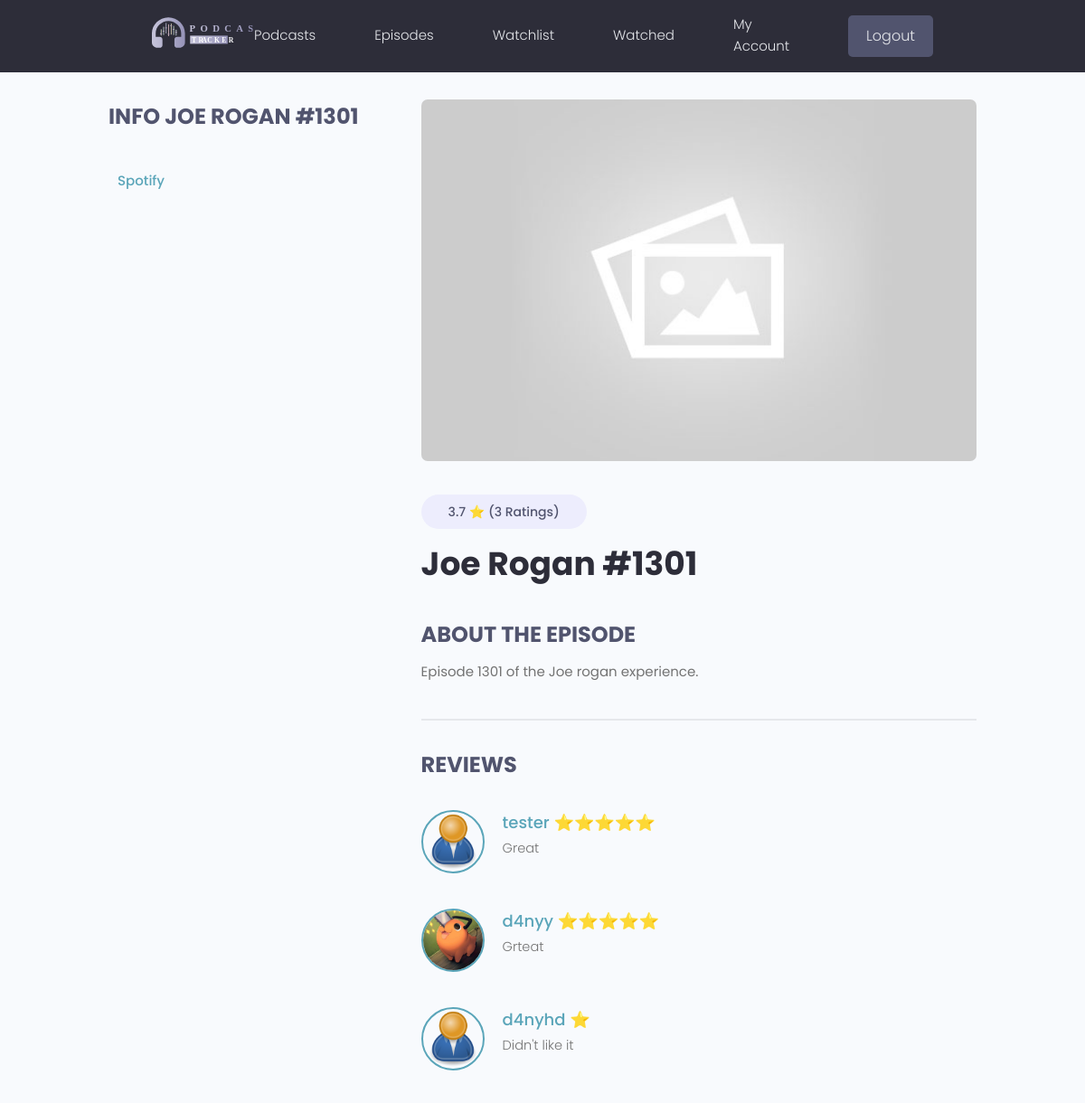
Screenshot of /episode/d4891d15-72a9-4bb5-a768-93610efe8ce2/ (signed in) with the database file from the repository.
### podcasts/models.py (models this page shows, shortened)
class Episode(models.Model):
    title = models.CharField(max_length=400)
    description = models.TextField(null=True, blank=True)
    spotifyid = models.CharField(max_length=200,null=True, blank=True)
    spotifyurl = models.CharField(max_length=2048,null=True, blank=True)
    spotifyimg = models.CharField(max_length=2048,null=True, blank=True)
    release_date = models.CharField(max_length=30)
    featured_image=models.ImageField(null=True,blank=True, default="default.jpg")
    created = models.DateTimeField(auto_now_add=True)
    vote_total=models.IntegerField(default=0, null=True,blank=True)
    vote_ratio=models.FloatField(default=0, null=True,blank=True)
    id = models.UUIDField(default=uuid.uuid4, unique=True, primary_key=True, editable=False)
    podcast = models.ForeignKey('Podcast', null=True, blank=True, on_delete=models.CASCADE, related_name='episodes')
    class Meta:
        ordering = ['-created']
    @property
    def reviewers(self):
        queryset = self.reviewsEpisode.all().values_list('owner__id',flat=True)
        return queryset

class ReviewEpisode(models.Model):
    RATING_CHOICES = [
        (1, '1 Star'),
        (2, '2 Stars'),
        (3, '3 Stars'),
        (4, '4 Stars'),
        (5, '5 Stars'),
    ]
    owner = models.ForeignKey(Profile, on_delete=models.CASCADE, null=True,blank=True)
    episode = models.ForeignKey(Episode, on_delete=models.CASCADE, related_name='reviewsEpisode')
    value = models.IntegerField(choices=RATING_CHOICES)
    body = models.TextField(null=True, blank=True)
    created = models.DateTimeField(auto_now_add=True)
    id = models.UUIDField(default=uuid.uuid4, unique=True, primary_key=True, editable=False)
    class Meta:
        unique_together=[['owner','episode']]

### users/models.py (models this page shows, shortened)
class Profile(models.Model):
    user = models.OneToOneField(User, on_delete=models.CASCADE, null=True, blank=True)
    name = models.CharField(max_length=200, blank=True, null=True)
    email = models.EmailField(max_length=500,blank=True,null=True)
    username = models.CharField(max_length=200, blank=True, null=True)
    profile_image = models.ImageField(null=True, blank=True, upload_to="profiles/", default="profiles/user-default.png")
    created = models.DateTimeField(auto_now_add=True)
    id = models.UUIDField(default=uuid.uuid4, unique=True, primary_key=True, editable=False)

### podcasts/views.py (the view, shortened to what this page needs)
# urls.py: path("episode/<str:pk>/", views.episode, name="episode"),
def episode(request, pk):
    episodeObj= Episode.objects.get(id=pk)
    form = ReviewForm2()
    reviews= ReviewEpisode.objects.filter(episode=episodeObj)
    return render(request, "podcasts/single-episode.html", {'episode':episodeObj,'reviews':reviews,'form':form})

### podcasts/templates/podcasts/single-episode.html (shortened to what this page needs)
{% extends "main.html" %}
{% block content %}
  <main class="singleProject my-md">
    <div class="container">
      <div class="layout">
        <div class="column column--1of3">
          <h3 class="singleProject__subtitle">Info {{episode.title}}</h3>
          <a class="singleProject__liveLink" href="#" target="_blank">Spotify
          </a>
        </div>
        <div class="column column--2of3">
            <img class="singleProject__preview" src="{{ episode.featured_image.url }}" alt="portfolio thumbnail" />
            <span class="tag tag--pill tag--sub tag--lg">
              <small>{{ episode.vote_ratio|floatformat:1 }} ⭐ ({{episode.vote_total}} Rating{{episode.vote_total|pluralize:"s"}})</small>
            </span>
            <h2 class="singleProject__title">{{episode.title}}</h2>
            <h3 class="singleProject__subtitle">About the episode</h3>
            <div class="singleProject__info">
              {{episode.description}}
            </div>
            <div class="comments">
              <h3 class="singleProject__subtitle">Reviews</h3>
              <div class="commentList">
                {% for review in reviews %}
                <div class="comment">
                  <a>
                    <img class="avatar avatar--md"
                      src="{{review.owner.profile_image.url}}" alt="user" />
                  </a>
                  <div class="comment__details">
                    {% if review.value == 1 %}
                    <a class="comment__author">{{review.owner.username}} ⭐</a>
                    {% elif review.value == 2 %}
                    <a class="comment__author">{{review.owner.username}} ⭐⭐</a>
                    {% elif review.value == 3 %}
                    <a class="comment__author">{{review.owner.username}} ⭐⭐⭐</a>
                    {% elif review.value == 4 %}
                    <a class="comment__author">{{review.owner.username}} ⭐⭐⭐⭐</a>
                    {% elif review.value == 5 %}
                    <a class="comment__author">{{review.owner.username}} ⭐⭐⭐⭐⭐</a>
                    {% endif %}
                    <p class="comment__info">  {{review.body}} </p>
                  </div>
                </div>
                  {% endfor %}
                </div>
              </div>
            </div>
          </div>
        </div>
    </main>
  </body>
{% endblock content %}

### static/styles/app.css (style rules this page uses)
:root { --color-sub: #2d2d39; }
img { width: 100%; }
.singleProject .column--1of3 { order: 2; }
@media screen and (min-width: 1081px) { .singleProject .column--1of3 { order: 1; } }
@media screen and (min-width: 1081px) { .singleProject .column--2of3 { order: 2; } }
.singleProject__liveLink { font-weight: 500; transition: all 0.3s ease-in-out; border-bottom: 2px solid transparent; }
.singleProject__preview { height: 50vh; object-fit: cover; object-position: top center; margin-bottom: 3rem; border-radius: 0.7rem; }
.singleProject__title { font-size: 3.6rem; font-weight: 700; color: var(--color-sub); margin-bottom: 3rem; }
.singleProject__subtitle { text-transform: uppercase; font-size: 2.4rem; font-weight: 700; color: var(--color-sub-light); margin-bottom: 1rem; }
.comments { margin-top: 4rem; padding-top: 3rem; border-top: 2px solid var(--color-light); }
.commentList { margin: 3rem 0; }
.comment { display: flex; gap: 2rem; }
.comment:not(:last-child) { margin-bottom: 3rem; }
.comment__author { font-size: 1.8rem; }
.comment__info { font-size: 1.45rem; }

### static/uikit/styles/modules/_variables.css (style rules this page uses)
:root { --color-main: #5aa5b9; --color-main-light: #e6faff; --color-sub: #3f4156; --color-sub-light: #51546e; --color-sub-lighter: #ededfd; --color-text: #737373; --color-gray: #8b8b8b; --color-light: #e5e7eb; --color-light-gray: #767676; --color-bg: #f8fafd; --color-white: #fffefd; --color-white-light: #f3f3f3; --color-success: #359e64; --color-success-bg: #def8e8; --color-error: #fc4b0b; --color-error-bg: #fff2ee; --font-base: 'Poppins', arial, helvetica, 'Segoe UI', roboto, ubuntu, sans-serif; --font-monospace: 'Fira Code', 'Courier New', courier, monospace; --font-regular: 300; --font-medium: 500; --font-bold: 700; --generic-shadow: 1px 1px 5px #00000010; --generic-transition: all 0.3s ease-in-out; }

### static/uikit/styles/modules/_base.css (style rules this page uses)
* { margin: 0; padding: 0; box-sizing: border-box; text-rendering: optimizeLegibility; color: inherit; font-size: inherit; }
html { font-size: 50%; }
@media only screen and (min-width: 480px) { html { font-size: 56.25%; } }
@media only screen and (min-width: 1200px) { html { font-size: 62.5%; } }
body { line-height: 1.6; font-weight: 400; font-size: 1.5rem; color: var(--color-text); background-color: var(--color-bg); min-height: 100vh; }

### static/uikit/styles/modules/_typography.css (style rules this page uses)
* { font-family: var(--font-base); }
h2 { font-size: 3.6rem; font-weight: var(--font-bold); }
h3 { font-size: 3.2rem; font-weight: var(--font-medium); }
p, span, strong { font-size: 1.6rem; color: var(--color-text); font-weight: var(--font-regular); }
a { padding-bottom: 2px; text-decoration: none; display: inline-block; color: var(--color-main); font-weight: var(--font-medium); }

### static/uikit/styles/modules/_utilities.css (style rules this page uses)
.container { width: 92%; max-width: 165rem; margin: 0 auto; box-sizing: border-box; }
@media screen and (min-width: 1000px) { .container { width: 90%; } }
@media screen and (min-width: 1200px) { .container { width: 80%; } }
.my-md { margin: 3rem auto; }

### static/uikit/styles/modules/_avatar.css (style rules this page uses)
.avatar { border-radius: 50%; border: 2px solid var(--color-main); object-fit: cover; }
.avatar--md { height: 7rem; width: 7rem; }

### static/uikit/styles/modules/_tag.css (style rules this page uses)
.tag { display: inline-flex; align-items: center; background-color: var(--color-sub); height: -webkit-fit-content; height: -moz-fit-content; height: fit-content; width: -webkit-fit-content; width: -moz-fit-content; width: fit-content; border-radius: 0.5rem; padding: 0.5rem 1.5rem; font-size: 1.2rem; cursor: pointer; }
.tag:not(:last-child) { margin-right: 0.25rem; margin-bottom: 0.75rem; }
.tag > small { color: var(--color-white); }
.tag--pill { border-radius: 5rem; }
.tag--sub, .tag--sub > small { background: var(--color-sub-lighter); color: var(--color-sub-light); font-weight: 500; }
.tag--lg { padding: 0.8rem 3rem; font-size: 1.4rem; }
.tag--lg:not(:last-child) { margin-right: 0.5rem; margin-bottom: 1rem; }

### static/uikit/styles/modules/_layout.css (style rules this page uses)
.layout { display: flex; flex-flow: row wrap; justify-content: space-between; }
.layout > .column { margin-bottom: 3rem; }
.layout > .column.column--1of3 { flex-basis: 30%; }
.layout > .column.column--2of3 { flex-basis: 64%; }

### rows the page displays
Episode: title "JOE ROGAN #1301", featured_image (placeholder picture), vote_ratio "3.7", vote_total "3", title "Joe Rogan #1301", description "Episode 1301 of the Joe rogan experience."
ReviewEpisode: owner.profile_image (placeholder picture), owner.username "tester", body "Great"
ReviewEpisode: owner.profile_image (picture), owner.username "d4nyy", body "Grteat"
ReviewEpisode: owner.profile_image (placeholder picture), owner.username "d4nyhd", body "Didn't like it"
